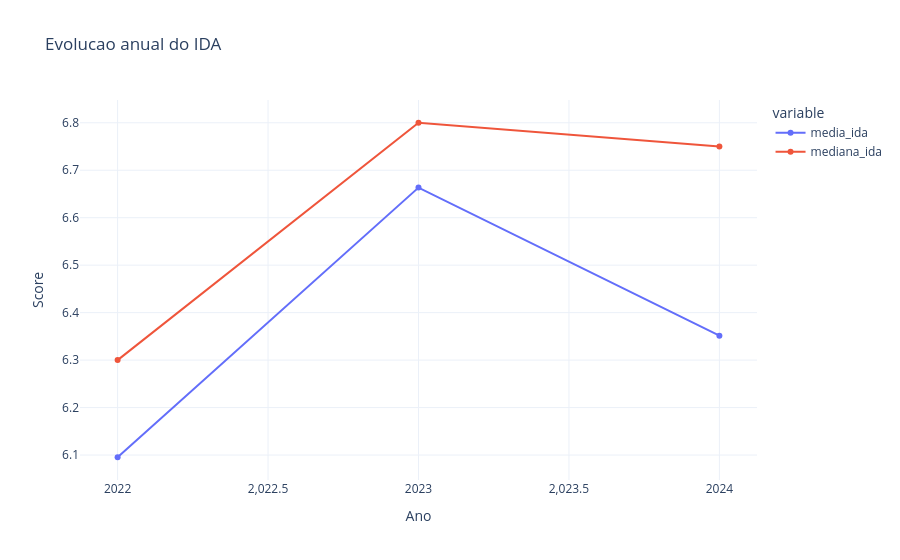
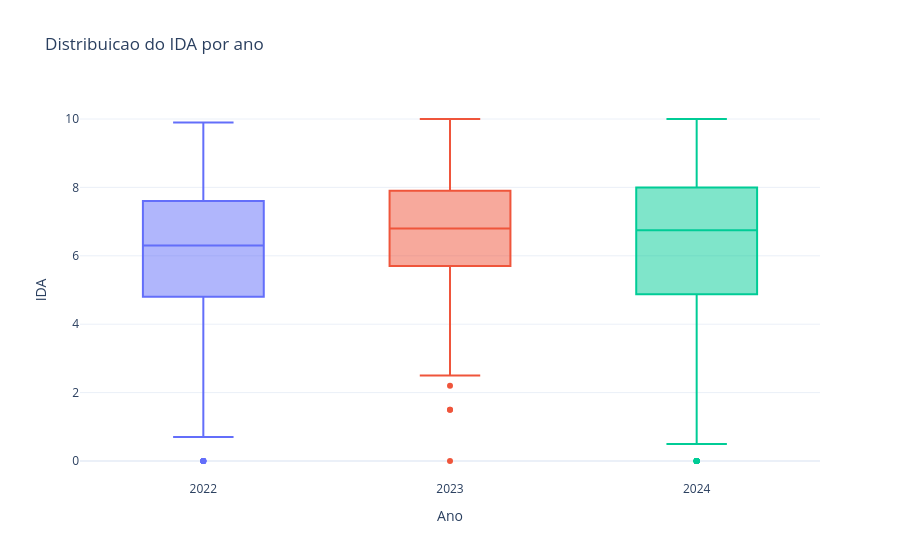

Notebook code cell kept with these figures, in order:
### Markdown cell above
## 7) Q2 - IDA (Desempenho Academico): melhora, estagnacao ou queda?

### Code cell
ida_summary = (
    df.dropna(subset=["ida"])
    .groupby("ano_referencia", as_index=False)
    .agg(media_ida=("ida", "mean"), mediana_ida=("ida", "median"), alunos=("ra", "nunique"))
    .sort_values("ano_referencia")
)
display(ida_summary.round(3))

fig_ida_line = px.line(
    ida_summary,
    x="ano_referencia",
    y=["media_ida", "mediana_ida"],
    markers=True,
    title="Evolucao anual do IDA",
    labels={"value": "Score", "ano_referencia": "Ano"},
)
fig_ida_line.show()

fig_ida_box = px.box(
    df.dropna(subset=["ida"]),
    x="ano_referencia",
    y="ida",
    color="ano_referencia",
    title="Distribuicao do IDA por ano",
    labels={"ano_referencia": "Ano", "ida": "IDA"},
)
fig_ida_box.update_layout(showlegend=False)
fig_ida_box.show()

### Figure 1 — Plotly figure (JSON) as saved in the notebook; plotly's stock layout.template omitted (floating-point values rounded to 4 significant figures)
{"data": [{"hovertemplate": "variable=media_ida<br>Ano=%{x}<br>Score=%{y}<extra></extra>", "legendgroup": "media_ida", "line": {"color": "#636efa", "dash": "solid"}, "marker": {"symbol": "circle"}, "mode": "lines+markers", "name": "media_ida", "orientation": "v", "showlegend": true, "type": "scatter", "x": [2022, 2023, 2024], "xaxis": "x", "y": [6.095, 6.663, 6.351], "yaxis": "y"}, {"hovertemplate": "variable=mediana_ida<br>Ano=%{x}<br>Score=%{y}<extra></extra>", "legendgroup": "mediana_ida", "line": {"color": "#EF553B", "dash": "solid"}, "marker": {"symbol": "circle"}, "mode": "lines+markers", "name": "mediana_ida", "orientation": "v", "showlegend": true, "type": "scatter", "x": [2022, 2023, 2024], "xaxis": "x", "y": [6.3, 6.8, 6.75], "yaxis": "y"}], "layout": {"legend": {"title": {"text": "variable"}, "tracegroupgap": 0}, "title": {"text": "Evolucao anual do IDA"}, "xaxis": {"anchor": "y", "domain": [0, 1], "title": {"text": "Ano"}}, "yaxis": {"anchor": "x", "domain": [0, 1], "title": {"text": "Score"}}}}

### Figure 2 — Plotly figure (JSON) as saved in the notebook; plotly's stock layout.template omitted (floating-point values rounded to 4 significant figures; data arrays with more than 128 entries replaced by an {"elided": "..."} marker saying what was removed)
{"data": [{"alignmentgroup": "True", "hovertemplate": "Ano=%{x}<br>IDA=%{y}<extra></extra>", "legendgroup": "2022", "marker": {"color": "#636efa"}, "name": "2022", "notched": false, "offsetgroup": "2022", "orientation": "v", "showlegend": true, "type": "box", "x": {"elided": "859 int values"}, "x0": " ", "xaxis": "x", "y": {"elided": "859 float values"}, "y0": " ", "yaxis": "y"}, {"alignmentgroup": "True", "hovertemplate": "Ano=%{x}<br>IDA=%{y}<extra></extra>", "legendgroup": "2023", "marker": {"color": "#EF553B"}, "name": "2023", "notched": false, "offsetgroup": "2023", "orientation": "v", "showlegend": true, "type": "box", "x": {"elided": "937 int values"}, "x0": " ", "xaxis": "x", "y": {"elided": "937 float values"}, "y0": " ", "yaxis": "y"}, {"alignmentgroup": "True", "hovertemplate": "Ano=%{x}<br>IDA=%{y}<extra></extra>", "legendgroup": "2024", "marker": {"color": "#00cc96"}, "name": "2024", "notched": false, "offsetgroup": "2024", "orientation": "v", "showlegend": true, "type": "box", "x": {"elided": "1055 int values"}, "x0": " ", "xaxis": "x", "y": {"elided": "1055 float values"}, "y0": " ", "yaxis": "y"}], "layout": {"boxmode": "overlay", "legend": {"title": {"text": "Ano"}, "tracegroupgap": 0}, "showlegend": false, "title": {"text": "Distribuicao do IDA por ano"}, "xaxis": {"anchor": "y", "categoryarray": [2022, 2023, 2024], "categoryorder": "array", "domain": [0, 1], "title": {"text": "Ano"}}, "yaxis": {"anchor": "x", "domain": [0, 1], "title": {"text": "IDA"}}}}
